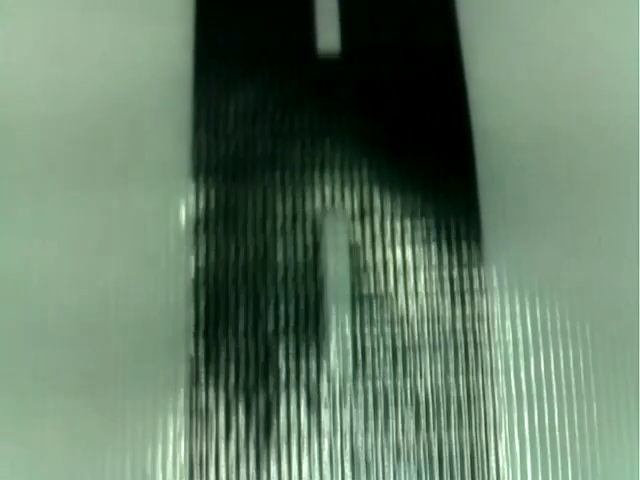
#> input picture frame 28 of Task_4b/Task_4b_b/2/image processing/road.mp4, 640 x 480 px
$ python cor_m.py
#> lines starting #> are read from the running program, lines starting #| are printed output that depends on the picture; after the words box and inside, x2 and y2 are one past the last pixel; in counts of white or black regions, pixels touching at a corner belong together
import cv2
import numpy as np

def corners(img,a):

    if a == 0 :
        gray = cv2.cvtColor(img,cv2.COLOR_BGR2GRAY)

    else:
        gray = img

    gray = np.float32(gray)
    corners = cv2.goodFeaturesToTrack(gray, 200, 0.1, 25)
    corners = np.int0(corners)


    for corner in corners:
        x,y = corner.ravel()
        cv2.circle(img,(x,y),3,255,-1)

    return img


# Create a VideoCapture object and read from input file
# If the input is the camera, pass 0 instead of the video file name
cap = cv2.VideoCapture('road.mp4')

# Check if camera opened successfully
if (cap.isOpened()== False):
    print("Error opening video stream or file")

# Read until video is completed
while(cap.isOpened()):
    # Capture frame-by-frame
    ret, frame = cap.read()
#> frame is the input picture: shape (480, 640, 3); mean B, G, R 102.6, 124.1, 100.1
    if ret == True:

        img1 = frame.copy()
        img2 = frame.copy()

        #corner_img = corners(img1,0)

        gray = cv2.cvtColor(img1, cv2.COLOR_BGR2GRAY)
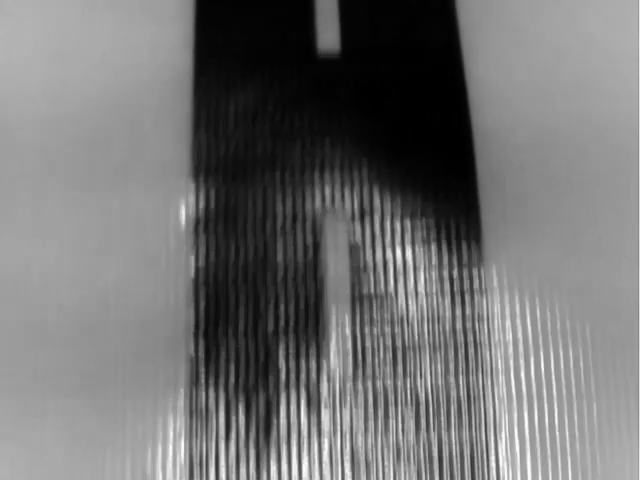
#> gray: shape (480, 640); min 0, max 254, mean 114.4
        blurred = cv2.GaussianBlur(gray, (11, 11), 0)
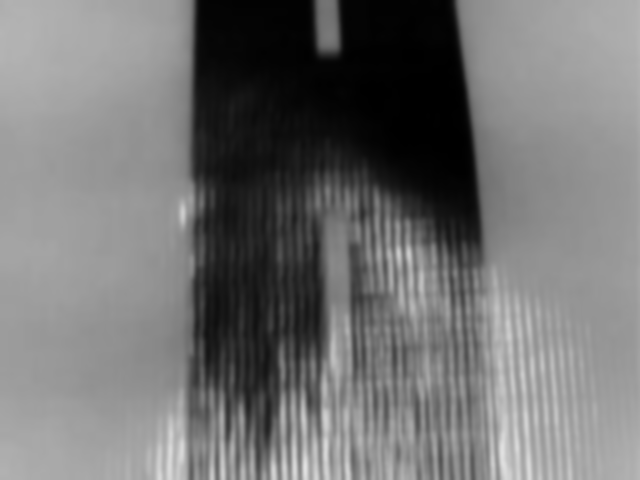
#> blurred: shape (480, 640); min 0, max 226, mean 114.4
        thresh = cv2.threshold(blurred, 150, 255, cv2.THRESH_BINARY)[1]
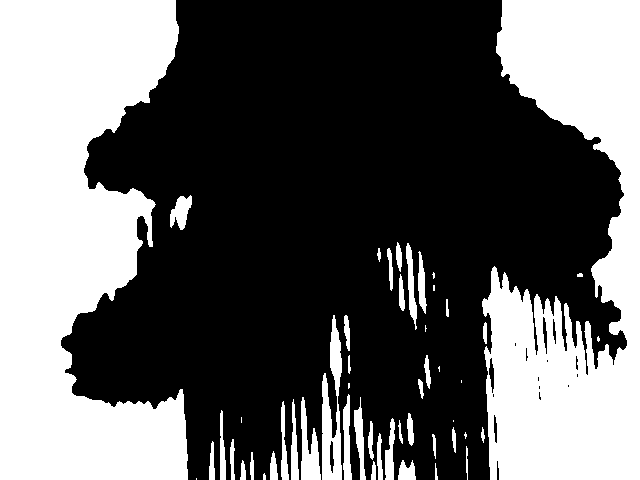
#> thresh: shape (480, 640); 39.1% white; 52 white regions (12 under 20 px), largest, box (x1, y1, x2, y2) and area: (0, 0, 188, 480) 63606, (482, 0, 640, 480) 46928, (322, 315, 342, 480) 1943
        dst = cv2.inpaint(img2,thresh,3,cv2.INPAINT_NS)
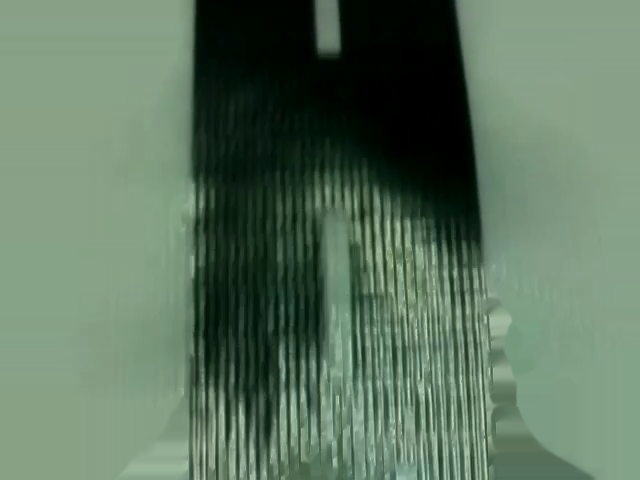
#> dst: shape (480, 640, 3); mean B, G, R 96, 117.1, 93.6

        # Display the resulting frame
        cv2.imshow('Frame',frame)
        #cv2.imshow('Blurred',blurred)
        #cv2.imshow('Thresh',thresh)
        cv2.imshow('dst',dst)

        # Press Q on keyboard to  exit
        if cv2.waitKey(25) & 0xFF == ord('q'):
#> (key q is pressed here)
            break

    # Break the loop
    else:
        break

# When everything done, release the video capture object
cap.release()

# Closes all the frames
cv2.destroyAllWindows()

$ run again, starting later in the video
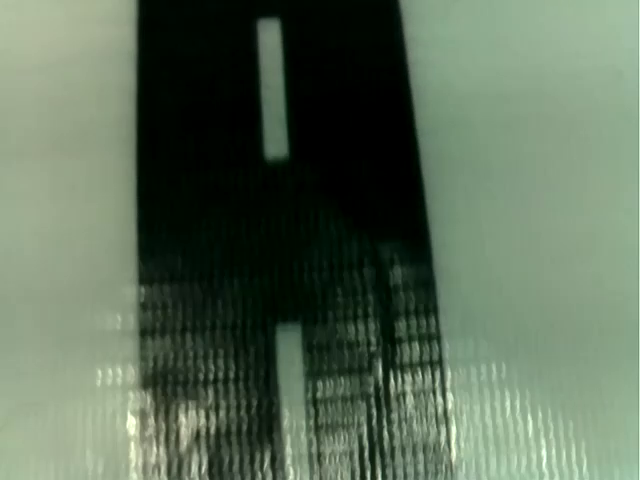
#> input picture frame 129 of Task_4b/Task_4b_b/2/image processing/road.mp4, 640 x 480 px
#> frame is the input picture: shape (480, 640, 3); mean B, G, R 88.1, 108, 91.5
#> `thresh = cv2.threshold(blurred, 150, 255, cv2.THRESH_BINARY)[1]`:
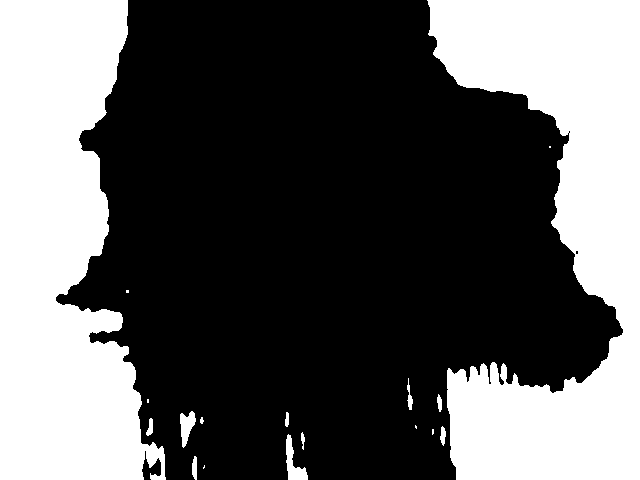
#> thresh: shape (480, 640); 36.8% white; 18 white regions (6 under 20 px), largest, box (x1, y1, x2, y2) and area: (427, 0, 640, 480) 56665, (0, 0, 166, 480) 54930, (286, 434, 308, 480) 442
#> `dst = cv2.inpaint(img2,thresh,3,cv2.INPAINT_NS)`:
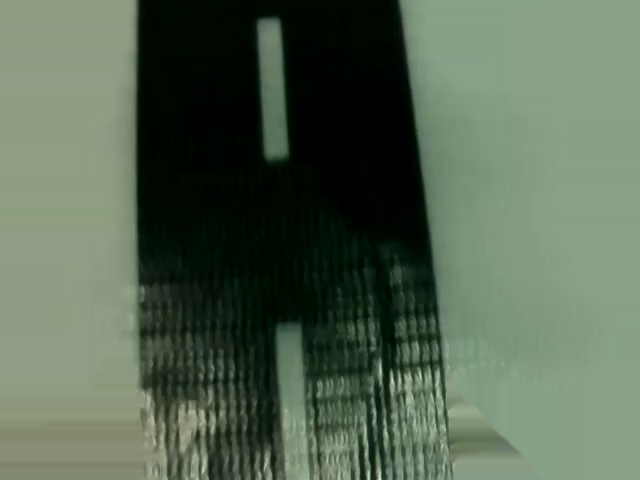
#> dst: shape (480, 640, 3); mean B, G, R 82.4, 101.8, 85.9

$ run again, starting later in the video
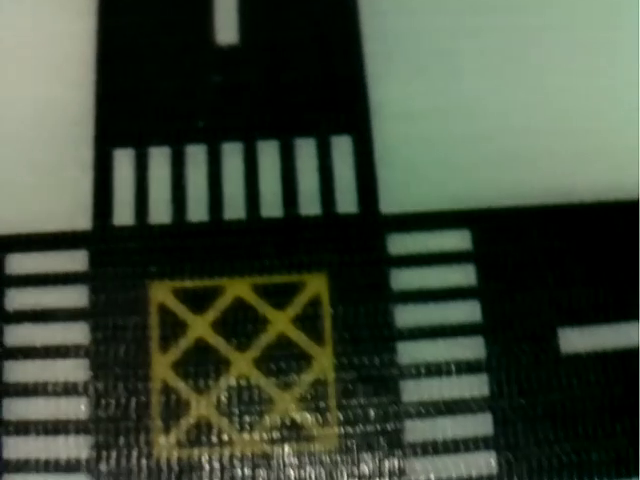
#> input picture frame 229 of Task_4b/Task_4b_b/2/image processing/road.mp4, 640 x 480 px
#> frame is the input picture: shape (480, 640, 3); mean B, G, R 55.8, 72, 61.5
#> `thresh = cv2.threshold(blurred, 150, 255, cv2.THRESH_BINARY)[1]`:
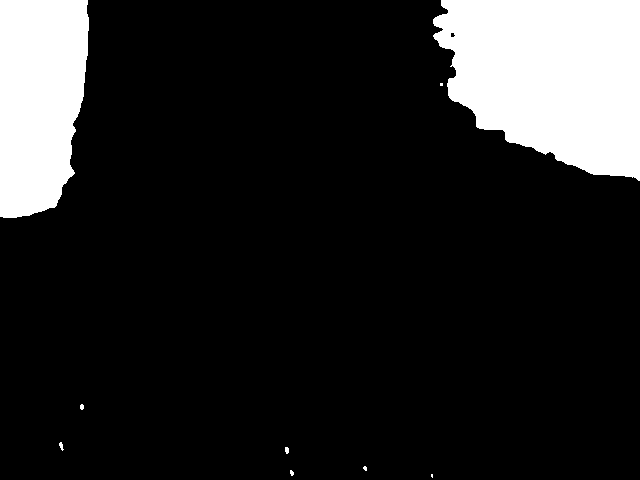
#> thresh: shape (480, 640); 14.9% white; 9 white regions (4 under 20 px), largest, box (x1, y1, x2, y2) and area: (433, 0, 640, 181) 28983, (0, 0, 89, 218) 16671, (59, 442, 64, 451) 25, (285, 447, 289, 454) 24, (80, 404, 84, 410) 20
#> `dst = cv2.inpaint(img2,thresh,3,cv2.INPAINT_NS)`:
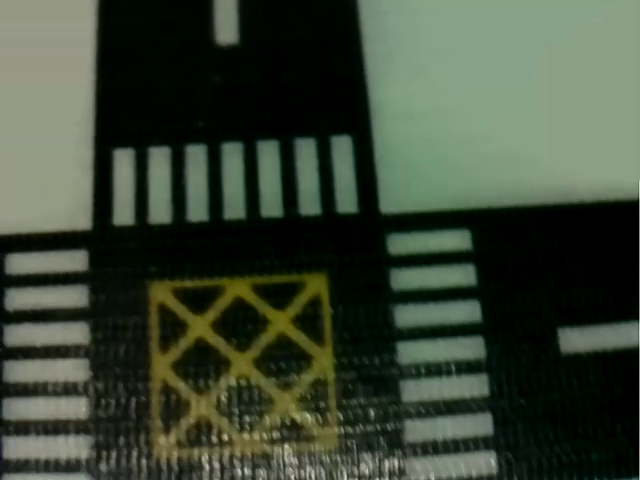
#> dst: shape (480, 640, 3); mean B, G, R 54, 70.1, 59.7
